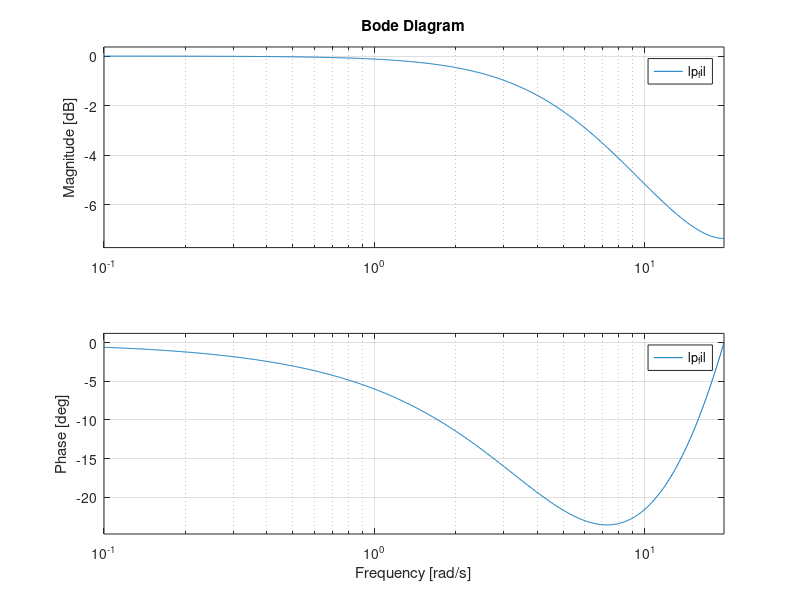
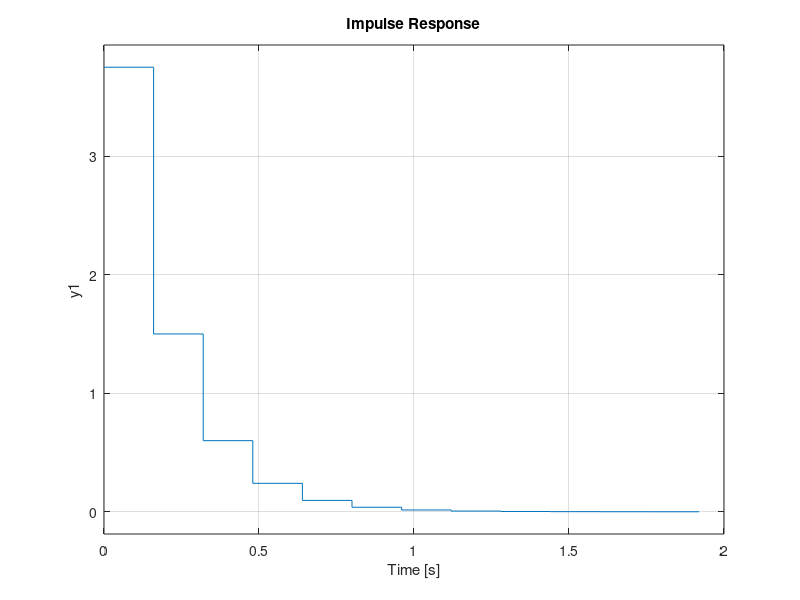

MATLAB code for these plots, in order: (Note: this script raises an error after producing the figures.)
close all

A = 0.4;
B = 1 - A;
C = A;
D = B;

dt = 0.16; % s

lp_fil = ss(A,B,C,D,dt);

figure(1)
clf();
bode(lp_fil)

figure(2)
clf();
impulse(lp_fil)

co_freq = rad2deg(bandwidth(lp_fil))/360

%%

dist0 = 2000; % mm
vmax = 1*1000; % mm/s

tend = dist0/vmax;
t = 0:dt:tend;

dist = dist0 - vmax*t;

figure(3)
lsim(lp_fil,dist,t)

%% Test with actual data
load('test_05.mat')

N = nnz(S.yp);
idx_u = 1:3:N;

u = S.yp(idx_u);
t_real = S.t(idx_u)/1000;
t_sample = (0:dt:((numel(idx_u)-1)*dt)).';

figure
plot(t_real), hold on
plot(t_sample)

figure
lsim(lp_fil,u,t_sample)

%% Save
save('lp_filter','lp_fil')




